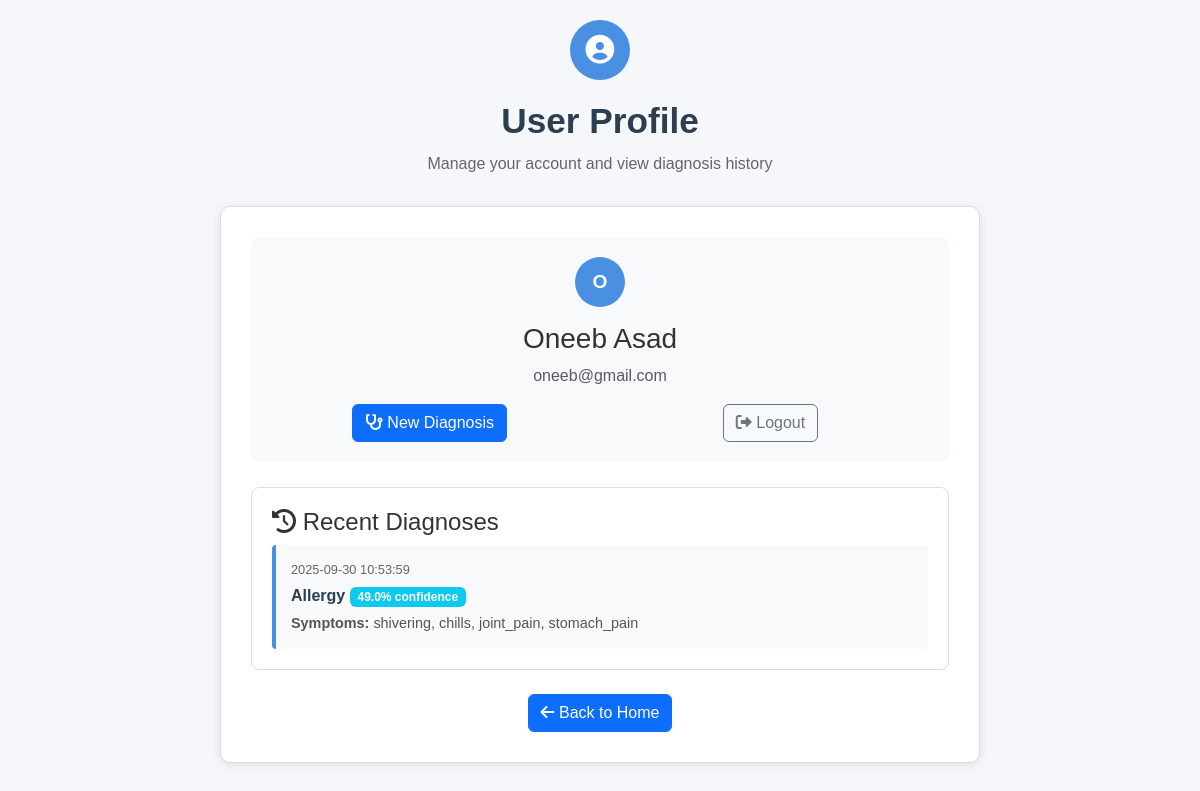
/profile (signed in), run on the app's committed database.
### tables this page shows
CREATE TABLE users (
            id INTEGER PRIMARY KEY AUTOINCREMENT,
            username TEXT UNIQUE NOT NULL,
            email TEXT UNIQUE NOT NULL,
            password_hash TEXT NOT NULL,
            created_at TIMESTAMP DEFAULT CURRENT_TIMESTAMP,
            last_login TIMESTAMP
        );

CREATE TABLE diagnosis_history (
            id INTEGER PRIMARY KEY AUTOINCREMENT,
            user_id INTEGER,
            symptoms TEXT,
            predicted_disease TEXT,
            confidence REAL,
            timestamp TIMESTAMP DEFAULT CURRENT_TIMESTAMP,
            user_feedback TEXT,
            rating INTEGER,
            FOREIGN KEY (user_id) REFERENCES users (id)
        );

### auth.py (the view)
    @app.route('/profile')
    @login_required
    def profile():
        history = current_user.get_diagnosis_history()
        return render_template('auth/profile.html', user=current_user, history=history)

### auth.py (called while the page is built)
def setup_auth(app):
    app.config['SECRET_KEY'] = os.environ.get('SECRET_KEY', 'your-secret-key-change-this')
    login_manager = LoginManager()
    login_manager.init_app(app)
    login_manager.login_view = 'login'
    login_manager.login_message = 'Please log in to access the medical recommendation system.'
    login_manager.login_message_category = 'info'
    @login_manager.user_loader
    def load_user(user_id):
        return User.get(int(user_id))
    init_db()
    return login_manager

    @staticmethod
    def get(user_id):
        conn = sqlite3.connect('users.db')
        c = conn.cursor()
        c.execute('SELECT id, username, email FROM users WHERE id = ?', (user_id,))
        user_data = c.fetchone()
        conn.close()
        if user_data:
            return User(user_data[0], user_data[1], user_data[2])
        return None

    def get_diagnosis_history(self, limit=10):
        conn = sqlite3.connect('users.db')
        c = conn.cursor()
        c.execute('''
            SELECT symptoms, predicted_disease, confidence, timestamp, rating, user_feedback
            FROM diagnosis_history
            WHERE user_id = ?
            ORDER BY timestamp DESC
            LIMIT ?
        ''', (self.id, limit))
        history = c.fetchall()
        conn.close()
        return history

### templates/auth/profile.html (shortened to what this page needs)
<!DOCTYPE html>
<html lang="en">
  <head>
    <link
      href="https://cdn.jsdelivr.net/npm/bootstrap@5.3.0/dist/css/bootstrap.min.css"
      rel="stylesheet"
    />
    <link
      href="https://cdnjs.cloudflare.com/ajax/libs/font-awesome/6.0.0/css/all.min.css"
      rel="stylesheet"
    />
    <link
      rel="stylesheet"
      type="text/css"
      href="{{ url_for('static', filename='css/auth.css') }}"
    />
  </head>
  <body>
    <div class="main-container" style="max-width: 800px">
      <div class="auth-section">
        <div class="auth-icon">
          <i class="fas fa-user-circle"></i>
        </div>
        <h1 class="auth-title">User Profile</h1>
        <p class="auth-subtitle">
          Manage your account and view diagnosis history
        </p>
      </div>
      <div class="auth-card">
        <div class="user-info">
          <div class="user-avatar">
            {{ user.username[0].upper() if user.username else 'U' }}
          </div>
          <h3>{{ user.username }}</h3>
          <p class="text-muted">{{ user.email }}</p>
          <div class="row mt-3">
            <div class="col-md-6">
              <a href="{{ url_for('home') }}" class="btn btn-primary">
                <i class="fas fa-stethoscope"></i> New Diagnosis
              </a>
            </div>
            <div class="col-md-6">
              <a
                href="{{ url_for('logout') }}"
                class="btn btn-outline-secondary"
              >
                <i class="fas fa-sign-out-alt"></i> Logout
              </a>
            </div>
          </div>
        </div>
        <div class="diagnosis-history">
          <h4>
            <i class="fas fa-history"></i>
            Recent Diagnoses
          </h4>
          {% if history %} {% for item in history %}
          <div class="history-item">
            <div class="history-date">{{ item[3] }}</div>
            <div class="history-disease">
              {{ item[1] }} {% if item[2] %}
              <span class="badge bg-info"
                >{{ "%.1f"|format(item[2]) }}% confidence</span
              >
              {% endif %}
            </div>
            <div class="history-symptoms">
              <strong>Symptoms:</strong> {{ item[0].replace(',', ', ') }}
            </div>
          </div>
          {% endfor %} {% endif %}
        </div>
        <div class="text-center mt-4">
          <a href="{{ url_for('home') }}" class="btn btn-primary">
            <i class="fas fa-arrow-left"></i>
            Back to Home
          </a>
        </div>
      </div>
    </div>
  </body>
</html>

### static/css/auth.css (style rules this page uses)
* { margin: 0; padding: 0; box-sizing: border-box; }
body { font-family: Arial, sans-serif; background-color: #f5f7fa; color: #333; line-height: 1.5; min-height: 100vh; padding: 20px 0; }
.main-container { max-width: 450px; margin: 0 auto; padding: 0 20px; }
.auth-section { text-align: center; margin-bottom: 30px; }
.auth-icon { width: 60px; height: 60px; background-color: #4a90e2; border-radius: 50%; display: flex; align-items: center; justify-content: center; margin: 0 auto 20px; }
.auth-icon i { font-size: 1.8rem; color: white; }
.auth-title { color: #2c3e50; font-size: 2.2rem; font-weight: bold; margin-bottom: 10px; }
.auth-subtitle { color: #666; font-size: 1rem; }
.auth-card { background: white; border-radius: 10px; padding: 30px; box-shadow: 0 2px 10px rgba(0, 0, 0, 0.1); border: 1px solid #ddd; }
.user-info { background-color: #f8f9fa; padding: 20px; border-radius: 8px; margin-bottom: 25px; text-align: center; }
.user-avatar { width: 50px; height: 50px; background-color: #4a90e2; border-radius: 50%; display: flex; align-items: center; justify-content: center; color: white; font-size: 1.2rem; font-weight: bold; margin: 0 auto 15px; }
.diagnosis-history { background: white; border-radius: 8px; padding: 20px; border: 1px solid #ddd; }
.history-item { padding: 15px; border-left: 4px solid #4a90e2; margin-bottom: 15px; background-color: #f8f9fa; border-radius: 4px; }
.history-item:last-child { margin-bottom: 0; }
.history-date { font-size: 0.8rem; color: #666; margin-bottom: 5px; }
.history-disease { font-weight: 600; color: #2c3e50; margin-bottom: 5px; }
.history-symptoms { font-size: 0.9rem; color: #555; }

### data on the page
users: username "O", username "Oneeb Asad", email "oneeb@gmail.com"
diagnosis_history: timestamp "2025-09-30 10:53:59", predicted_disease "Allergy", confidence "49.0", symptoms "shivering, chills, joint_pain, stomach_pain"
